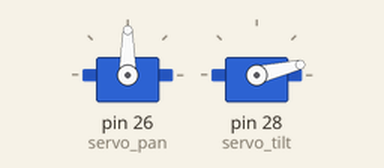
Simulated run of this sketch. Board: Arduino Mega 2560, built with avr-gcc and run on an emulated ATmega2560. Parts: 2 × servo.

Above: at 0.15 s.
At 7.4 s:
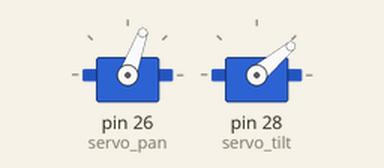
At 22.5 s:
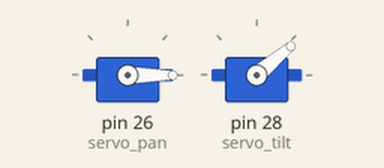
At 36.5 s:
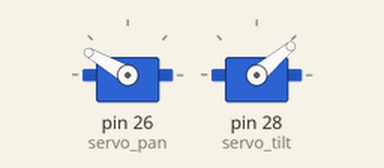
Timing chart, 0 to 38.0 s (numbered marks = the images above):
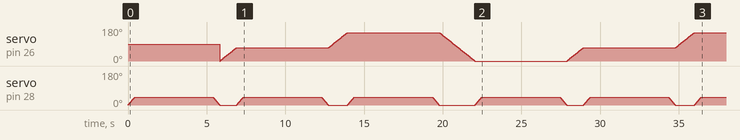

The sketch:

pcr_2.ino
```cpp
#include <Servo.h>

Servo servo_pan;
Servo servo_tilt;

int pos_pan = 0;
int pos_tilt = 0;

void setup() {
  servo_pan.attach(26);
  servo_tilt.attach(28);
}

void loop() {
  for (int cycles = 0; cycles <=5; cycles +=1) {
    for (pos_tilt = 0; pos_tilt <= 40; pos_tilt += 1) {
      servo_tilt.write(pos_tilt);
      delay(10);
    }

     delay(5000);

    for (pos_tilt = 40; pos_tilt >= 0; pos_tilt -= 1) {
      servo_tilt.write(pos_tilt);
      delay(10);
    }


    for (pos_pan = 0; pos_pan <= 70; pos_pan += 1) {
      servo_pan.write(pos_pan);
      delay(15);
    }


    for (pos_tilt = 0; pos_tilt <= 40; pos_tilt += 1) {
      servo_tilt.write(pos_tilt);
      delay(10);
    }

    delay(5000);
    for (pos_tilt = 40; pos_tilt >= 0; pos_tilt -= 1) {
      servo_tilt.write(pos_tilt);
      delay(10);
    }

    for (pos_pan = 70; pos_pan <= 150; pos_pan += 1) {
      servo_pan.write(pos_pan);
      delay(15);
    }


    for (pos_tilt = 0; pos_tilt <= 40; pos_tilt += 1) {
      servo_tilt.write(pos_tilt);
      delay(10);
    }

    delay(5000);
    for (pos_tilt = 40; pos_tilt >= 0; pos_tilt -= 1) {
      servo_tilt.write(pos_tilt);
      delay(10);
    }

    for (pos_pan = 150; pos_pan >= 0; pos_pan -= 1) {
      servo_pan.write(pos_pan);
      delay(15);
    }
  }
  Serial.print("End of cycles!!!");
}
```
